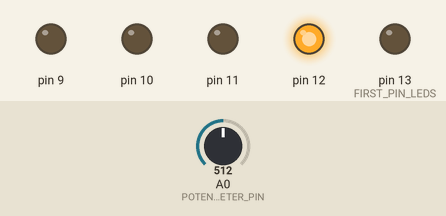
This sketch was run on a simulated Arduino Uno, built with avr-gcc and run on an emulated ATmega328P. Parts: output pins drawn as LEDs (lit = HIGH). Dashed ring = blinking. The test bench sets the inputs (shaded band); at power-on: A0 (POTENTIOMETER_PIN) = 512.

Above: at 1.8 s.
1.9 s: A0 (POTENTIOMETER_PIN) set to 1023
At 3.2 s:
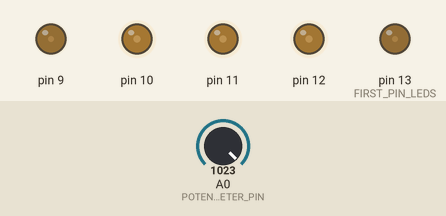
3.5 s: A0 (POTENTIOMETER_PIN) set to 900
At 5.55 s:
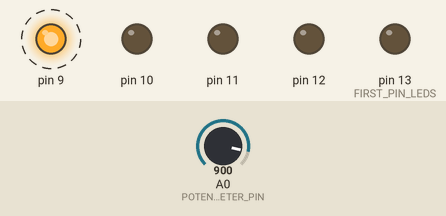
7.0 s: A0 (POTENTIOMETER_PIN) set to 0
At 7.9 s:
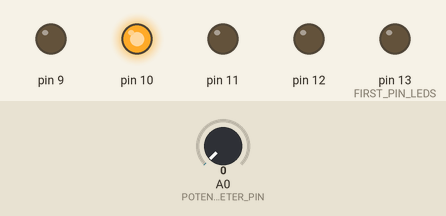
8.6 s: A0 (POTENTIOMETER_PIN) set to 97
12.7 s: A0 (POTENTIOMETER_PIN) set to 118
Timing chart, 0 to 15.2 s (numbered marks = the images above; inputs shaded):
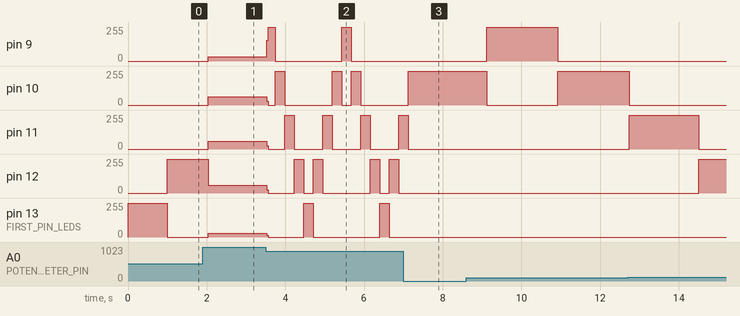

The sketch:

cycleledspot.ino
```cpp
// (licence header left out)
// Constants
const int POTENTIOMETER_PIN = A0;
const int FIRST_PIN_LEDS = 13;
const int LEDS_QUANTITY = 5;
const int MAX_DELAY = 2000;
const bool BACK_CYCLE_DIRECTION = true;
const int DEBUG = false;

// variables (components)
int leds[LEDS_QUANTITY];
int delaytime;

/**
 * Default Arduino setup function.
 */
void setup() {
    int pin = FIRST_PIN_LEDS;
    for (int i = 0; i < LEDS_QUANTITY; i++) {
        leds[i] = pin--;
        pinMode(leds[i], OUTPUT);
    }
    if (DEBUG) Serial.begin(9600);
}

/**
 * Default Arduino loop function.
 */
void loop() {
    // Forward cycle
    for (int i = 0; i < LEDS_QUANTITY; i++) {
        onlyLedOn(i);
        delay(getDelayTime());
    }

    // Back cycle
    if (BACK_CYCLE_DIRECTION) {
        for (int i = (LEDS_QUANTITY-2); i > 0; i--) {
            onlyLedOn(i);
            delay(getDelayTime());
        }
    }
}

/**
 * Turns on only one led.
 * @param ledIndex: Led index.
 */
void onlyLedOn(int ledIndex) {
    for (int i = 0; i < LEDS_QUANTITY; i++)
        digitalWrite(leds[i], LOW);
    digitalWrite(leds[ledIndex], HIGH);
}

/**
 * Calculates the delay time.
 * @return The delay time.
 */
int getDelayTime() {
    int valuepot = analogRead(POTENTIOMETER_PIN);
    int time = map(valuepot, 0, 1023, MAX_DELAY, 0);
    if (DEBUG) Serial.println(valuepot);
    return time;
}
```

Measured:
- after the input at 1.9 s, pin 9: 0/255 → 32/255 after 0.14 s; pin 10: 0/255 → 61/255 after 0.14 s; pin 12: 255/255 → 57/255 after 0.14 s; pin 13 (FIRST_PIN_LEDS): 0/255 → 28/255 after 0.14 s
- after the input at 3.5 s, pin 9: alternates 255/255 for 0.23 s and 0/255 for 1.7 s, starting at once; pin 10: goes 0/255 0.22 s, 255/255 0.24 s, 0/255 1.2 s, 255/255 0.24 s, 0/255 0.24 s, 255/255 0.24 s, then 0/255, starting at once; pin 13 (FIRST_PIN_LEDS): goes 0/255 0.94 s, 255/255 0.24 s, 0/255 1.7 s, 255/255 0.24 s, then 0/255, starting at once
- after the input at 7.0 s, pin 9: stays 0/255 (without the input it goes to 255/255 after 0.36 s); pin 10: goes on until 7.1 s, then stays 255/255; pin 11: goes on until 7.1 s, then stays 0/255; pin 12: stays 0/255 (without the input it goes to 255/255 after 1.1 s); pin 13 (FIRST_PIN_LEDS): stays 0/255 (without the input it goes to 255/255 after 1.3 s)
